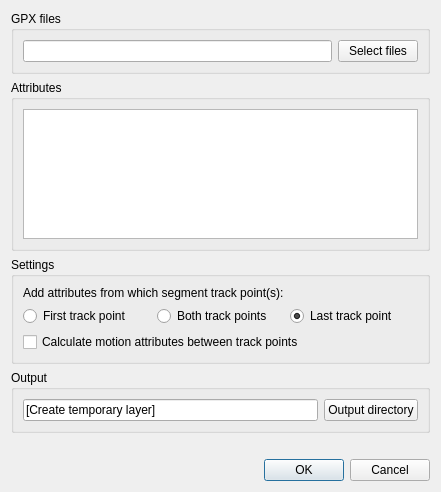
<?xml version="1.0" encoding="UTF-8"?>
<ui version="4.0">
 <class>GpxSegmentImporterDialogBase</class>
 <widget class="QDialog" name="GpxSegmentImporterDialogBase">
  <property name="geometry">
   <rect>
    <x>0</x>
    <y>0</y>
    <width>441</width>
    <height>492</height>
   </rect>
  </property>
  <property name="windowTitle">
   <string>GPX Segment Importer</string>
  </property>
  <layout class="QVBoxLayout" name="verticalLayout_2">
   <item>
    <widget class="QGroupBox" name="groupBox">
     <property name="title">
      <string>GPX files</string>
     </property>
     <layout class="QVBoxLayout" name="verticalLayout_3">
      <item>
       <layout class="QHBoxLayout" name="horizontalLayout">
        <item>
         <widget class="QLineEdit" name="txtSelectedFiles">
          <property name="text">
           <string/>
          </property>
          <property name="readOnly">
           <bool>true</bool>
          </property>
         </widget>
        </item>
        <item>
         <widget class="QPushButton" name="btnSelectFiles">
          <property name="text">
           <string>Select files</string>
          </property>
         </widget>
        </item>
       </layout>
      </item>
     </layout>
    </widget>
   </item>
   <item>
    <widget class="QGroupBox" name="groupBox_2">
     <property name="title">
      <string>Attributes</string>
     </property>
     <layout class="QVBoxLayout" name="verticalLayout_4">
      <item>
       <widget class="QTableView" name="tableAttributes"/>
      </item>
     </layout>
    </widget>
   </item>
   <item>
    <widget class="QGroupBox" name="groupBox_3">
     <property name="title">
      <string>Settings</string>
     </property>
     <layout class="QVBoxLayout" name="verticalLayout_5">
      <item>
       <widget class="QLabel" name="label">
        <property name="text">
         <string>Add attributes from which segment track point(s):</string>
        </property>
       </widget>
      </item>
      <item>
       <layout class="QHBoxLayout" name="horizontalLayout_4">
        <item>
         <widget class="QRadioButton" name="radioButtonFirst">
          <property name="text">
           <string>First track point</string>
          </property>
         </widget>
        </item>
        <item>
         <widget class="QRadioButton" name="radioButtonBoth">
          <property name="text">
           <string>Both track points</string>
          </property>
          <property name="checked">
           <bool>false</bool>
          </property>
         </widget>
        </item>
        <item>
         <widget class="QRadioButton" name="radioButtonLast">
          <property name="text">
           <string>Last track point</string>
          </property>
          <property name="checked">
           <bool>true</bool>
          </property>
         </widget>
        </item>
       </layout>
      </item>
      <item>
       <widget class="QCheckBox" name="chkCalculateMotionAttributes">
        <property name="text">
         <string>Calculate motion attributes between track points</string>
        </property>
       </widget>
      </item>
     </layout>
    </widget>
   </item>
   <item>
    <widget class="QGroupBox" name="groupBox_4">
     <property name="title">
      <string>Output</string>
     </property>
     <layout class="QVBoxLayout" name="Output">
      <item>
       <layout class="QHBoxLayout" name="horizontalLayout_2">
        <item>
         <widget class="QLineEdit" name="txtOutputDirectory">
          <property name="enabled">
           <bool>true</bool>
          </property>
          <property name="text">
           <string>[Create temporary layer]</string>
          </property>
          <property name="readOnly">
           <bool>true</bool>
          </property>
         </widget>
        </item>
        <item>
         <widget class="QPushButton" name="btnOutputDirectory">
          <property name="text">
           <string>Output directory</string>
          </property>
         </widget>
        </item>
       </layout>
      </item>
     </layout>
    </widget>
   </item>
   <item>
    <widget class="QLabel" name="lblFeedback">
     <property name="styleSheet">
      <string notr="true">color: rgb(255, 0, 0)</string>
     </property>
     <property name="wordWrap">
      <bool>true</bool>
     </property>
    </widget>
   </item>
   <item>
    <widget class="QDialogButtonBox" name="button_box">
     <property name="enabled">
      <bool>true</bool>
     </property>
     <property name="layoutDirection">
      <enum>Qt::LeftToRight</enum>
     </property>
     <property name="orientation">
      <enum>Qt::Horizontal</enum>
     </property>
     <property name="standardButtons">
      <set>QDialogButtonBox::Cancel|QDialogButtonBox::Ok</set>
     </property>
    </widget>
   </item>
  </layout>
 </widget>
 <resources/>
 <connections>
  <connection>
   <sender>button_box</sender>
   <signal>accepted()</signal>
   <receiver>GpxSegmentImporterDialogBase</receiver>
   <slot>accept()</slot>
   <hints>
    <hint type="sourcelabel">
     <x>20</x>
     <y>20</y>
    </hint>
    <hint type="destinationlabel">
     <x>20</x>
     <y>20</y>
    </hint>
   </hints>
  </connection>
  <connection>
   <sender>button_box</sender>
   <signal>rejected()</signal>
   <receiver>GpxSegmentImporterDialogBase</receiver>
   <slot>reject()</slot>
   <hints>
    <hint type="sourcelabel">
     <x>20</x>
     <y>20</y>
    </hint>
    <hint type="destinationlabel">
     <x>20</x>
     <y>20</y>
    </hint>
   </hints>
  </connection>
 </connections>
</ui>
